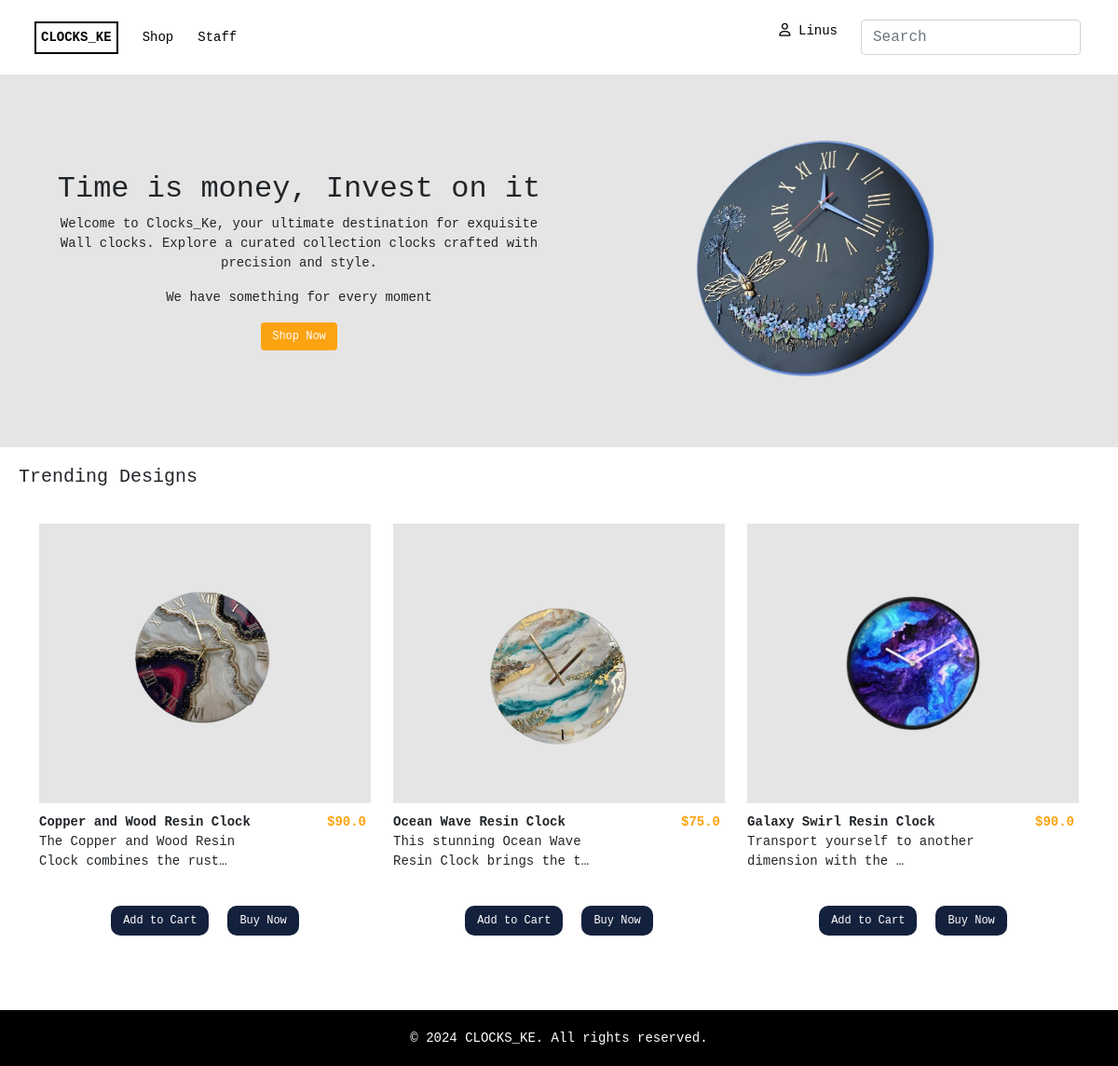
The app's page / (signed in) with its own data.
### store/models.py (models this page shows, shortened)
class CustomUser(AbstractBaseUser, PermissionsMixin):
    email = models.EmailField(max_length=255, unique=True)
    first_name = models.CharField(max_length=255)
    last_name = models.CharField(max_length=255)
    is_active = models.BooleanField(default=True)
    is_staff = models.BooleanField(default=False)
    date_joined = models.DateTimeField(auto_now_add=True)
    objects = CustomUserManager()
    USERNAME_FIELD = 'email'
    REQUIRED_FIELDS = ['first_name', 'last_name']
    def __str__(self):
        return self.email

class Product(models.Model):
    id = models.AutoField(primary_key=True)
    name = models.CharField(max_length=200)
    price = models.FloatField()
    details = models.TextField()
    created_at = models.DateTimeField(auto_now_add=True)
    image = models.ImageField(default='clock1.png')

### store/views.py (the view)
# urls.py: path('', include('store.urls')),
def store(request):
    try:
        if request.user.is_authenticated:
            customer = request.user.customer
            order, created = Order.objects.get_or_create(customer=customer,
                                                         complete=False)
            items = order.orderitem_set.all()
        else:
            items = []
            order = {'get_cart_total': 0, 'get_cart_items': 0}
    except:
        items = []
        order = {'get_cart_total': 0, 'get_cart_items': 0}
    trending_products = Product.objects.order_by('-created_at')[:3]
    context = {
        'trending_products': trending_products,
        'items': items,
        'order': order
    }
    return render(request, 'store/store.html', context)

### store/models.py (called while the page is built)
    @property
    def get_cart_items(self):
        orderitems = self.orderitem_set.all()
        total = sum([item.quantity for item in orderitems])
        return total

### store/templates/store/store.html (shortened to what this page needs)
{% extends 'store/index.html' %} {% block content %} {% load static %}
<section class="barner">
	<div class="container">
		<div class="row barner-row">
			<div class="col-md-6 barner-text">
				<h2>Time is money, Invest on it</h2>
				<p>Welcome to Clocks_Ke, your ultimate destination for exquisite Wall clocks. Explore a curated
					collection clocks crafted with precision and style.</p>
				<div id="carouselExampleAutoplaying" class="carousel slide" data-bs-ride="carousel">
					<div class="carousel-inner">
						<div class="carousel-item active">
							<p>We have something for every moment</p>
						</div>
					</div>
				</div>
				<a href="{% url 'shop' %}"><button class="shop-now btn">Shop Now</button></a>
			</div>
			<div class="col-md-6 d-none d-md-block  barner-img">
				<div id="carouselExampleAutoplaying" class="carousel slide" data-bs-ride="carousel">
					<div class="carousel-inner">
						<div class="carousel-item active">
							<img src="{% static 'images/clock2.png' %}" alt="" />
						</div>
					</div>
				</div>
			</div>
		</div>
	</div>
</section>
<section class="trending">
	<h5>Trending Designs</h5>
	<div class="container">
		<div class="row">
			{% for product in trending_products %}
			<div class="col-md-6 col-lg-4">
				<div class="p-image"><img src="{{ product.image.url }}" alt="" /></div>
				<div class="p-details">
					<div class="p-text">
						<p class="product-name">{{product.name}}</p>
						<p class="product-description">{{product.details | truncatechars:50}}</p>
					</div>
					<div class="price">
						<p class="product-price">${{product.price}}</p>
					</div>
				</div>
				<div class="p-action">
					<button class="btn update-cart" data-product="{{product.id}}" data-action="add">Add to Cart</button>
					<button class="btn buy-now" data-product="{{product.id}}" data-action="add">Buy Now</button>
				</div>
			</div>
			{% endfor %}
		</div>
	</div>
</section>
{% endblock %}

### store/templates/store/index.html (shortened to what this page needs)
{% load static %}
<!DOCTYPE html>
<html lang="en">
<head>
  <link rel="stylesheet" href="{% static 'css/styles.css' %}" />
  <link rel="stylesheet" href="{% static 'css/shop.css' %}" />
  <link rel="stylesheet" href="{% static 'css/product.css' %}" />
  <link rel="stylesheet" href="{% static 'css/checkout.css' %}" />
  <link rel="stylesheet" href="{% static 'css/cart.css' %}" />
  <link rel="stylesheet" href="{% static 'css/signin.css' %}" />
  <link href="https://cdn.jsdelivr.net/npm/bootstrap@5.1.3/dist/css/bootstrap.min.css" rel="stylesheet"
 />
  <link rel="stylesheet" type="text/css"
    href="https://cdnjs.cloudflare.com/ajax/libs/toastr.js/latest/css/toastr.min.css" />
</head>
<body>
  <nav class="navbar custom-navbar navbar-expand-lg bg-body-tertiary">
    <div class="container-fluid">
      <a class="navbar-brand navbar-logo" href="{% url 'store' %}">CLOCKS_KE</a>
      <a class="nav-link" aria-current="page" href="{% url 'shop' %}">Shop</a>
      {% if user.is_staff %}
      <a href="{% url 'admin:index' %}" target="_blank">Staff</a>
      {% else %}
      <a href="{% url 'cart' %}">Cart({{order.get_cart_items}})</a>
      {% endif %}
      <div class="collapse navbar-collapse" id="navbarSupportedContent">
        <div class="end d-flex">
          <div class="user-profile ">
            {% if user.is_authenticated %}
            <a class="logout" href="{% url 'profile'%}">
              <i class="fa-regular fa-user"></i> <span class="d-none d-sm-inline">{{ user.first_name }}</span>
            </a>
            {% endif %}
          </div>
          <form class="d-flex" role="search">
            <input class="form-control me-2 search-input" type="search" placeholder="Search" aria-label="Search">
          </form>
        </div>
      </div>
    </div>
  </nav>
  {% block content %} {% endblock%}
  <section class="footer">
    <div class="footer-content">
      <p>© 2024 CLOCKS_KE. All rights reserved.</p>
    </div>
  </section>
</body>
</html>

### static/css/styles.css (style rules this page uses)
body { font-family: monospace !important; margin: 0; min-height: 100vh; display: flex; flex-direction: column; }
button { cursor: pointer; }
i { color: black; }
a { color: black !important; }
p { font-size: 14px !important; }
.btn { font-size: 12px !important; }
.navbar { position: sticky !important; top: 0 !important; z-index: 1000 !important; background-color: #ffffff !important; }
.custom-navbar { padding: 10px 20px; min-height: 80px; }
.navbar-logo { font-size: 10px; font-weight: bold; border: solid 2px black; padding: 5px; }
.navbar a { text-decoration: none; color: black; font-size: 14px; margin: 5px; }
.navbar .end { display: flex; flex-direction: row; gap: 20px; }
.search-input { height: fit-content !important; }
.barner { background-color: #e5e5e5; min-height: 50vh; align-content: center; }
.barner-text, .barner-img { display: flex; flex-direction: column; justify-content: center; align-items: center; text-align: center; padding: 20px; }
.barner-img img { height: 270px; width: 300px; }
.container .barner-row { display: flex; flex-direction: row; justify-content: center; margin: auto; }
.barner-text .shop-now { border: none; background-color: #fca311; color: #ffffff; }
.trending { padding: 20px; margin-bottom: 30px; height: 100%; display: flex; flex-direction: column; justify-content: space-between; }
.trending .container { margin-top: 30px; }
.trending .p-image { background-color: #e5e5e5; height: 300px; display: flex; justify-content: center; align-items: center; }
.trending .p-image img { width: 200px; height: 200px; object-fit: contain; }
.trending .p-details { flex: 1; display: flex; flex-direction: row; align-items: center; padding-top: 10px; }
.trending .p-details .p-text { max-width: 70%; height: 100px; }
.trending .p-details .price { align-self: flex-end; margin-left: auto; padding-right: 5px; font-weight: 600; color: #fca311; height: 100px; }
.trending .p-details .product-name { font-weight: bold; padding-bottom: 0; margin-bottom: 0; }
.trending .p-action { display: flex; flex-direction: row; justify-content: center; gap: 20px; margin-bottom: 30px; }
.trending .p-action button { background-color: #14213d; color: #ffffff; border-radius: 10px; }
.footer { margin-top: auto; width: 100%; }
.footer-content { background-color: black; min-height: 60px; color: white; text-align: center; width: 100%; height: 2.5rem; }
.footer-content p { padding-top: 20px; margin: auto 0 auto 0; }

### records on screen
CustomUser: first_name "Linus"
Product: image (picture), name "Copper and Wood Resin Clock", details "The Copper and Wood Resin Clock combines the rust…", price "90.0"
Product: image (picture), name "Ocean Wave Resin Clock", details "This stunning Ocean Wave Resin Clock brings the t…", price "75.0"
Product: image (picture), name "Galaxy Swirl Resin Clock", details "Transport yourself to another dimension with the …", price "90.0"
